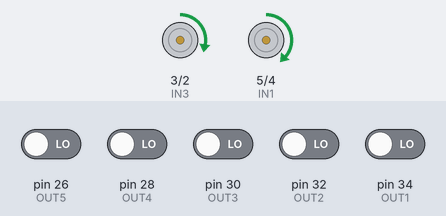
A sketch run on a simulated Arduino Mega 2560, built with avr-gcc and run on an emulated ATmega2560. Shown: motor-driver pin pairs drawn as motors (green arrow = first pin HIGH = forward, orange = second pin HIGH = backward, longer = more drive). The inputs (shaded band) are chosen by the test bench; at power-on: pin 26 (OUT5), pin 28 (OUT4), pin 30 (OUT3), pin 32 (OUT2), pin 34 (OUT1) LOW. What the sketch prints to the serial monitor is not drawn.

Above: at 1.2 s.
1.3 s: pin 26 (OUT5) driven HIGH
4.3 s: pin 32 (OUT2) driven HIGH
7.3 s: pin 28 (OUT4) driven HIGH
At 7.71 s:
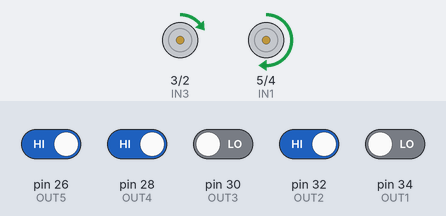
10.3 s: pin 34 (OUT1) driven HIGH
At 10.8 s:
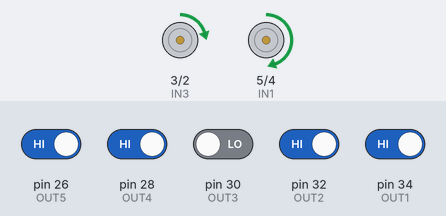
13.3 s: pin 26 (OUT5) driven LOW
At 14.5 s:
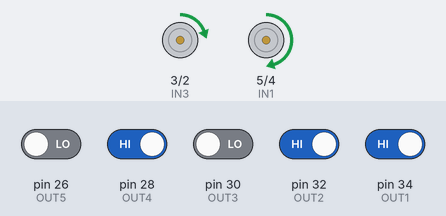
14.8 s: pin 34 (OUT1) driven LOW
At 15.7 s:
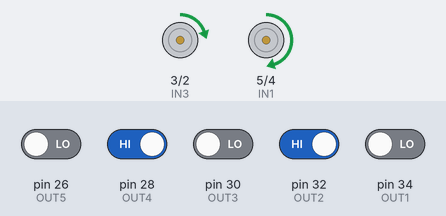
Timing chart, 0 to 18.8 s (numbered marks = the images above; inputs shaded):
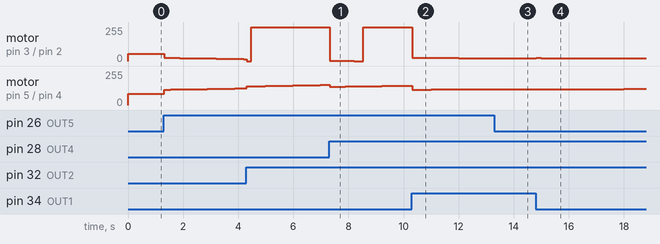

The sketch:

KTLineVorkaet.ino
```cpp
#define IN1 5  // Направление левого двигателя
#define IN2 4
#define IN3 3  // Направление правого двигателя
#define IN4 2

#define OUT1 34
#define OUT2 32
#define OUT3 30
#define OUT4 28
#define OUT5 26

void readLineSensors(int sensorValues[5]) {
  // Предполагаем, что датчики подключены к аналоговым входам и
  // черная линия дает значение ниже порога.
  sensorValues[0] = digitalRead(OUT5);
  sensorValues[1] = digitalRead(OUT4);
  sensorValues[2] = digitalRead(OUT3);
  sensorValues[3] = digitalRead(OUT2);
  sensorValues[4] = digitalRead(OUT1);
}

void setup() {
  pinMode(IN1, OUTPUT);
  pinMode(IN2, OUTPUT);
  pinMode(IN3, OUTPUT);
  pinMode(IN4, OUTPUT);
  pinMode(OUT1, INPUT);
  pinMode(OUT2, INPUT);
  pinMode(OUT3, INPUT);
  pinMode(OUT4, INPUT);
  pinMode(OUT5, INPUT);
  Serial.begin(9600);
}

int PIDControl(float error) {
    static float kp = 15.0, ki = 1.0, kd = 7.0;  // Настроенные параметры PID
    static float integral = 0, previousError = 0;
    static unsigned long lastTime = 0;
    unsigned long currentTime = millis();
    float dt = (currentTime - lastTime) / 1000.0;  // Время в секундах
    lastTime = currentTime;

    if (dt <= 0) dt = 0.001;  // Минимальный dt для избежания деления на ноль

    float derivative = (error - previousError) / dt;
    integral += error * dt;  // Учитываем dt для корректного накопления

    float output = kp * error + ki * integral + kd * derivative;
    previousError = error;

    //Serial.print("PID - P: ");
    //Serial.print(kp * error, 2);
    //Serial.print(", I: ");
    //Serial.print(ki * integral, 2);
    //Serial.print(", D: ");
    //Serial.print(kd * derivative, 2);
    //Serial.print(", Output: ");
    //Serial.println(output, 2);

    return constrain(output, -100, 100);  // Увеличили диапазон для большей коррекции
}


void loop() {
  float speedK = 0;
  float error = 0;
  int sensorValues[5] = {1, 1, 1, 1, 1};
  readLineSensors(sensorValues);
  int normalValues[5] = {1, 0, 0, 0, 1};
  int weight[5] = {-2, -1, 0, 1, 2};
  int i = 0;
  for (i = 0; i < 6; i++)
  {
    if (sensorValues[i] != normalValues[i])
    {
      error += weight[i];
    }
  }

  float motorSpeed = PIDControl(error);
  Serial.println(error);

  if (error < 0){
      analogWrite(IN1, (70 - motorSpeed));  // Вперед
      digitalWrite(IN2, LOW);
      analogWrite(IN3, (70 + motorSpeed));
      digitalWrite(IN4, LOW);
    }
  if (error > 0){
      analogWrite(IN1, (70 + motorSpeed));  // Вперед
      digitalWrite(IN2, LOW);
      analogWrite(IN3, (70 - motorSpeed));
      digitalWrite(IN4, LOW);
    }
    else{
      analogWrite(IN1, 70);  // Вперед
      digitalWrite(IN2, LOW);
      analogWrite(IN3, 70 );
      digitalWrite(IN4, LOW);
    }
}
```

Measured:
- after the input at 7.3 s, motor on pin 3 (IN3) / pin 2 (IN4): forward 255/255 → forward 3/255 at once, → forward 2/255 0.22 s later, → forward 1/255 0.34 s later, → stopped 0.33 s later, … (5 changes in this stretch)
- after the input at 10.3 s, motor on pin 3 (IN3) / pin 2 (IN4): forward 255/255 → forward 24/255 at once, → forward 23/255 0.69 s later, → forward 22/255 1.0 s later, → forward 21/255 1.0 s later
- after the input at 13.3 s, motor on pin 3 (IN3) / pin 2 (IN4): stays forward 21/255 (without the input it goes to forward 20/255 after 0.70 s); motor on pin 5 (IN1) / pin 4 (IN2): stays forward 119/255 (without the input it goes to forward 120/255 after 0.70 s)
- after the input at 14.8 s, motor on pin 3 (IN3) / pin 2 (IN4): forward 21/255 → forward 23/255 at once, → forward 22/255 0.19 s later, → forward 21/255 1.0 s later; motor on pin 5 (IN1) / pin 4 (IN2): forward 119/255 → forward 117/255 at once, → forward 118/255 0.19 s later, → forward 119/255 1.0 s later
